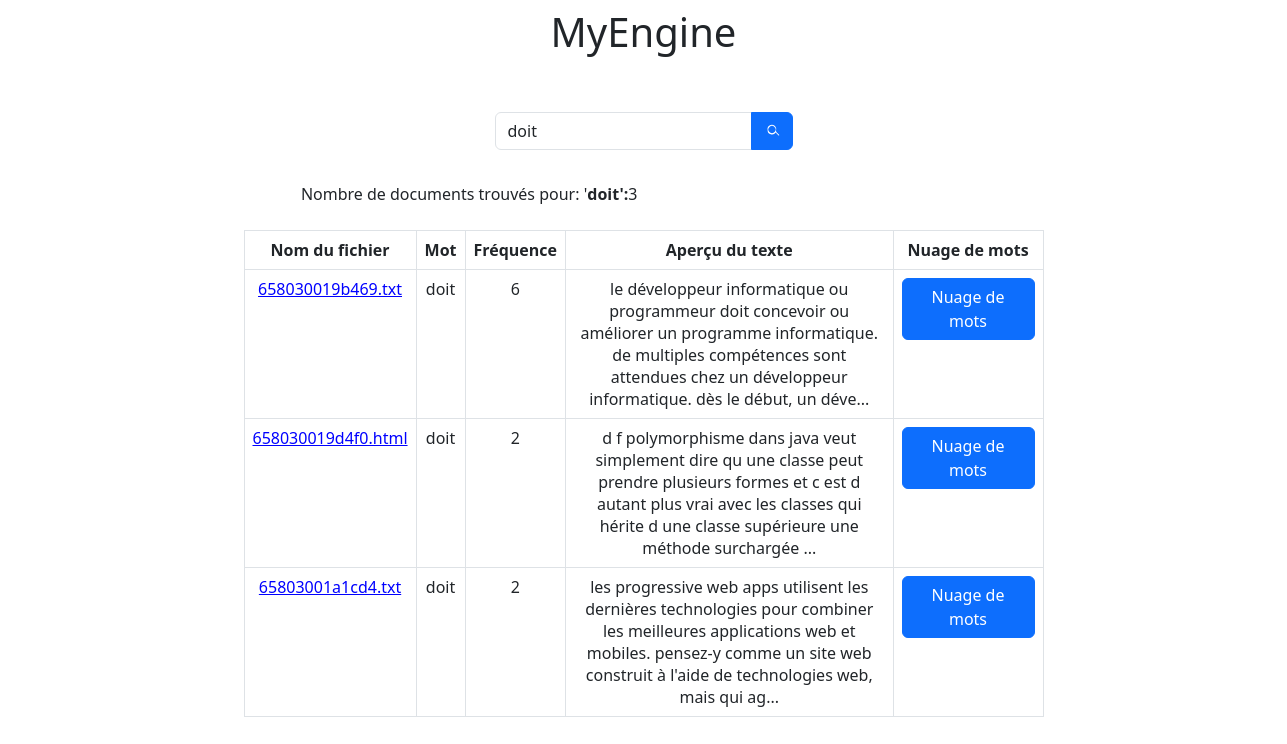
The app's page /showDocumentFind.php?word=doit with its own data.
### tables this page shows
CREATE TABLE `mot` (
  `id` int NOT NULL,
  `mot` varchar(250) NOT NULL
);

CREATE TABLE `document` (
  `id` int NOT NULL,
  `titre` varchar(250) NOT NULL,
  `path` varchar(250) NOT NULL,
  `content` text NOT NULL
);

### bdd.php (called while the page is built, shortened)
<?php
function getDocumentById(PDO $cnx, int $id): array
{
    $document = $cnx->prepare('SELECT * FROM document WHERE id = ?');
    $document->bindValue(1, $id);
    $document->execute();
    return $document ? $document->fetch() : [];
}
function findWord(PDO $cnx, string $word): array
{
    $wordInBdd = $cnx->prepare("SELECT * FROM `mot` WHERE mot LIKE '%' ? '%'");
    $wordInBdd->bindValue(1, $word);
    $wordInBdd->execute();
    $result = $wordInBdd->fetchAll();
    $documentsFind = [];
    foreach ($result as $wordBdd) {
        $wordAndDocuments = $cnx->prepare(
            'SELECT frequence, idDocument FROM document_mot WHERE idMot = ? ORDER BY frequence DESC'
        );
        $wordAndDocuments->bindValue(1, $wordBdd['id'], PDO::PARAM_INT);
        $wordAndDocuments->execute();
        foreach ($wordAndDocuments->fetchAll() as $wordAndDocument) {
            $doc = getDocumentById($cnx, $wordAndDocument['idDocument']);
            $documentsFind[] = [
                $doc['titre'],
                $wordAndDocument['frequence'],
                $wordBdd['mot'],
                $doc['path'],
                $wordAndDocument['idDocument'],
                $doc['content']
            ];
        }
    }
    $keyValues = array_column($documentsFind, 1);
    array_multisort($keyValues, SORT_DESC, $documentsFind);
    return $documentsFind;
}

### showDocumentFind.php (the view, shortened to what this page needs)
<!DOCTYPE>
<html lang="en">
<head>
    <link href="https://cdn.jsdelivr.net/npm/bootstrap@5.3.0-alpha3/dist/css/bootstrap.min.css" rel="stylesheet"
    >
    <link rel="stylesheet" href="./css/cloud.css">
</head>
<body>
    <div class="container mt-2">
        <h1 class="text-center">MyEngine</h1>
        <br><br>
        <form action="showDocumentFind.php" method="get">
            <div class="d-flex justify-content-center">
                <div class="mb-3" style="max-width: 400px;">
                    <div class="input-group">
                        <input
                            required="required" type="search"
                            class="form-control rounded-start" placeholder="Rechercher"
                            aria-label="Rechercher" name="word"
                            value=<?php echo $_GET['word'] ?? '' ?>
                        >
                        <button class="btn btn-primary rounded-end" type="submit">
                        </button>
                    </div>
                </div>
            </div>
        </form>
    </div>
    <div class="container text-center">
        <?php
            include 'utils.php';
            $documentsFind = findWord($cnx, $_GET['word']);
            echo "<div>";
            echo "<span class='mx-5' style='display:flex; position:relative; left: 15%'>
                Nombre de documents trouvés pour: '<b>" . $_GET['word'] . "':  </b>    "
                . '  ' . str_pad(count($documentsFind), 15, '  ', STR_PAD_LEFT);
            echo "</span>";
            echo "</div>";
            echo "<br>";
        ?>
        <table class="table table-bordered table-hover text-center mx-auto" style="max-width: 800px;">
            <thead>
                <tr>
                    <th>Nom du fichier</th>
                    <th>Mot</th>
                    <th>Fréquence</th>
                    <th>Aperçu du texte</th>
                    <th>Nuage de mots</th>
                </tr>
            </thead>
            <tbody>
                <?php
                    $page = $_GET['page'] ?? 1;
                    $nbElementInPage = 5;
                    $page = max(1, intval($page));
                    $start = ($page - 1) * $nbElementInPage;
                    $documents = array_slice($documentsFind, $start, $nbElementInPage);
                    foreach ($documents as $key => $document) {
                        echo "<tr>";
                            echo "<td>
                                <a href='./showContentFile.php?path=$document[3]' style='color:blue;'>
                                    $document[0]
                                </a>
                            </td>";
                            echo "<td>$document[2]</td>";
                            echo "<td>$document[1]</td>";
                            echo "<td>";
                                echo $document[5];
                            echo "<td data-document=" . $document[4] . " style='width:150px;'>
                                <a id='btn-cloud' class='btn btn-primary btn-cloud' role='button'>
                                    Nuage de mots
                                </a>
                            </td>";
                        echo "</tr>";
                    }
                ?>
            </tbody>
        </table>
    </div>
</body>
</html>

### records on screen
mot: id "3"
document: titre "658030019b469.txt", document "doit", document "6", content "le développeur informatique ou programmeur doit concevoir ou améliorer un programme informatique. de multiples compétences sont attendues chez un développeur informatique. dès le début, un déve...", $document[4] 1 (drawn)
document: titre "658030019d4f0.html", document "doit", id "2", content "d f polymorphisme dans java veut simplement dire qu une classe peut prendre plusieurs formes et c est d autant plus vrai avec les classes qui hérite d une classe supérieure une méthode surchargée ..."
document: titre "65803001a1cd4.txt", document "doit", document "2", content "les progressive web apps utilisent les dernières technologies pour combiner les meilleures applications web et mobiles. pensez-y comme un site web construit à l'aide de technologies web, mais qui ag..."

### other values on screen
$_GET['word'] "doit"
